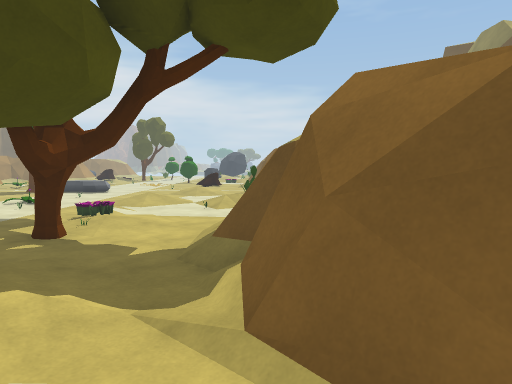
[1] (above)

23 first-person views from a walk through a Unity game level. The camera is 1.5 m above the floor, tilts 4° down and sees 70° across. The floor is counted in squares, 1 m on a side. Each view is taken from the middle of a square. On the plan, view 1 faces up. The plan holds only what a view shows up to about 16 squares ahead; the rest is blank. The place goes on beyond the plan. The player is left out.

[2]
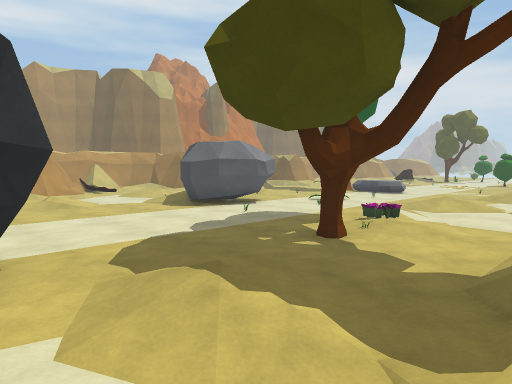

[3]
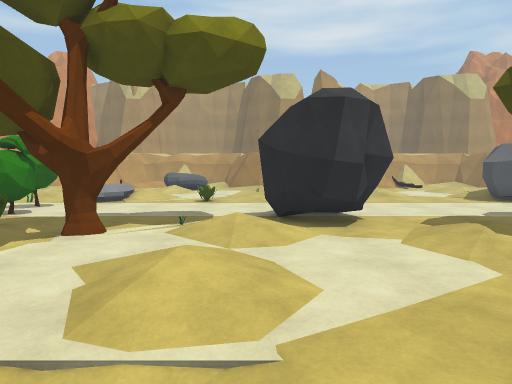

[4]
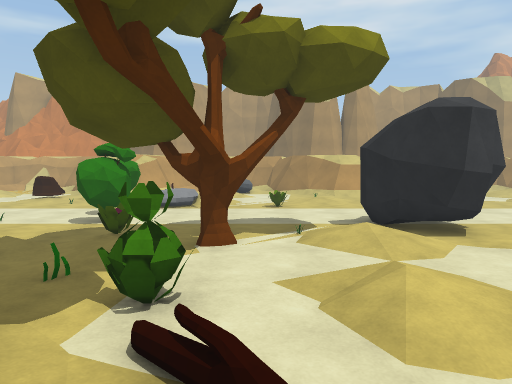

[5]
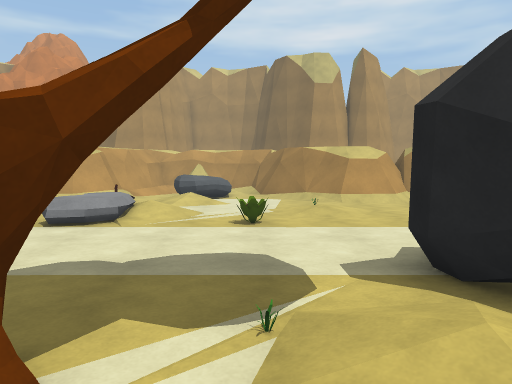

[6]
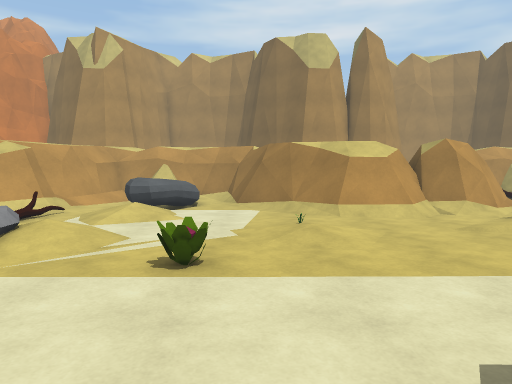

[7]
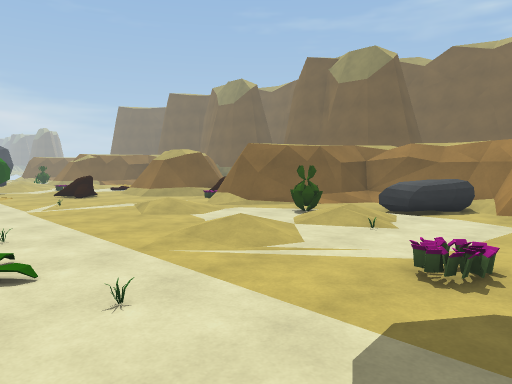

[8]
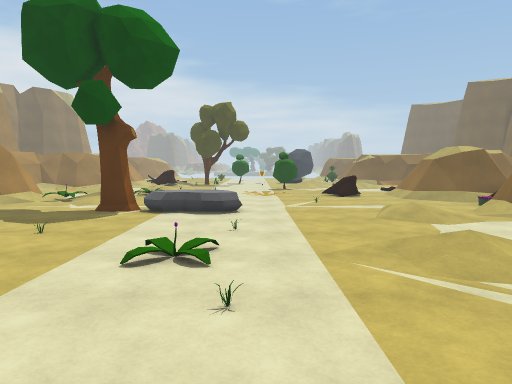

[9]
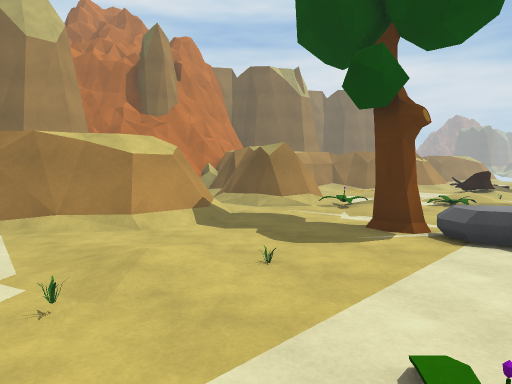

[10]
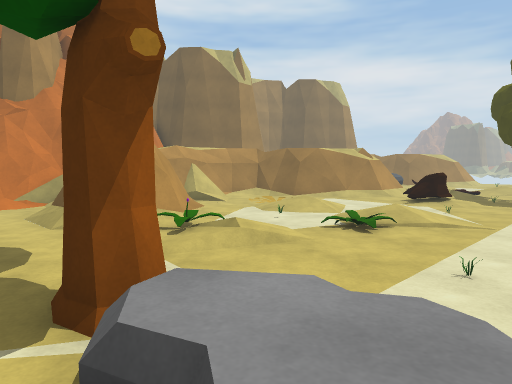

[11]
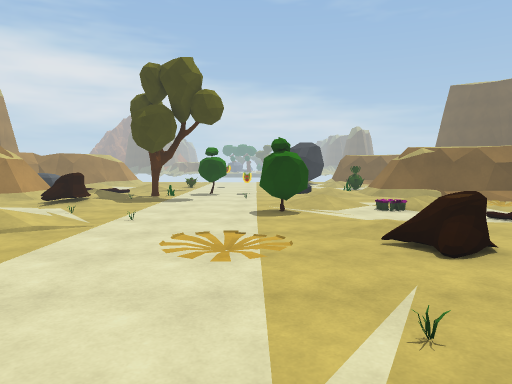

[12]
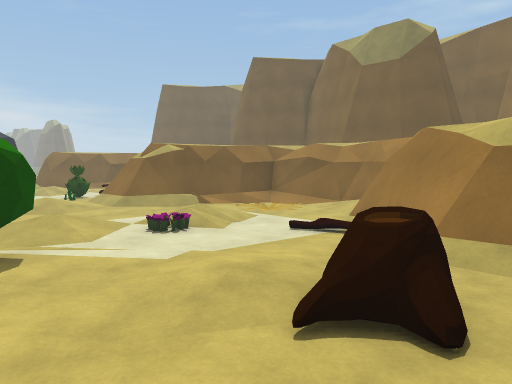

[13]
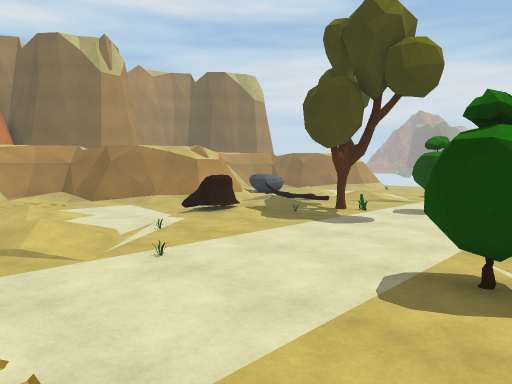

[14]
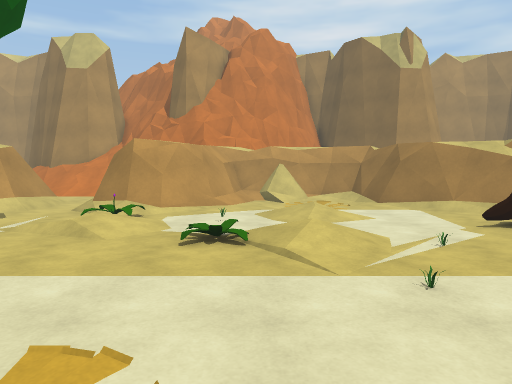

[15]
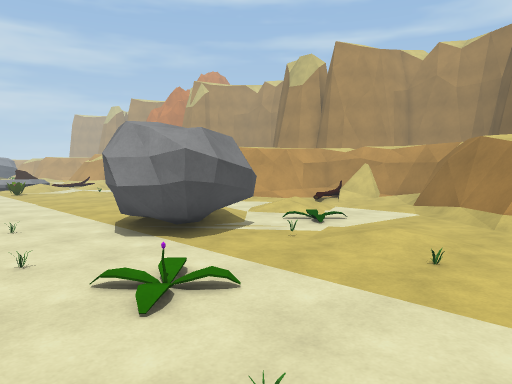

[16]
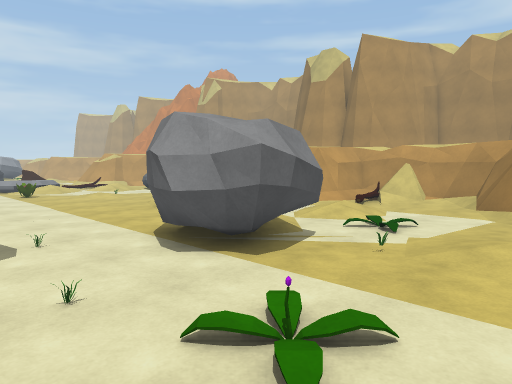

[17]
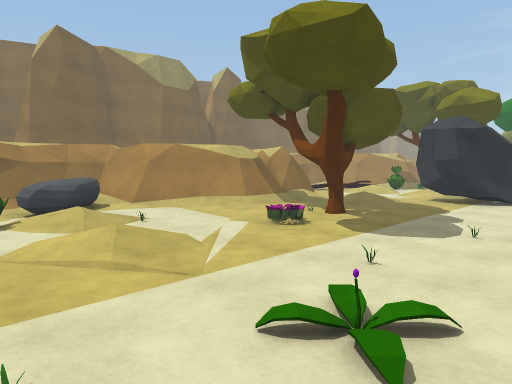

[18]
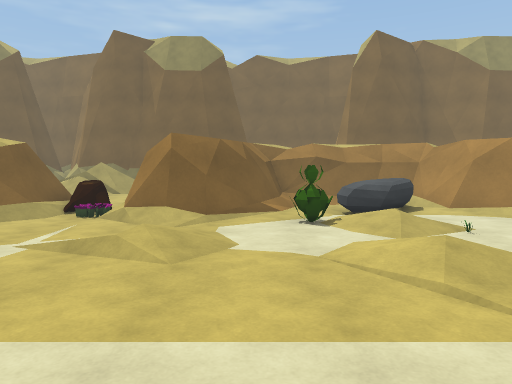

[19]
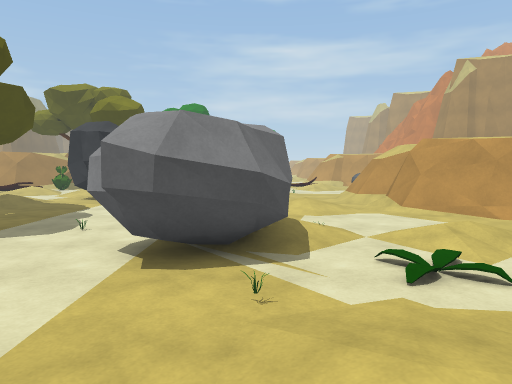

[20]
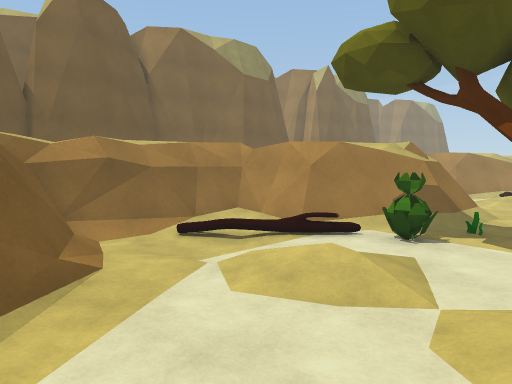

[21]
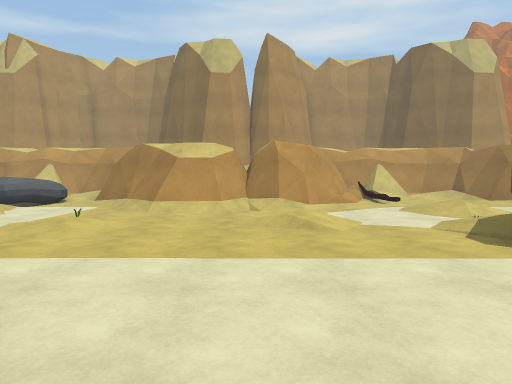

[22]
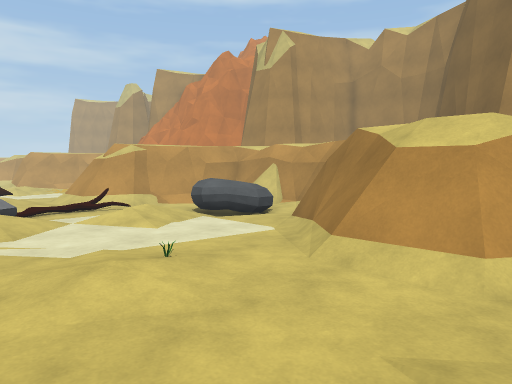

[23]
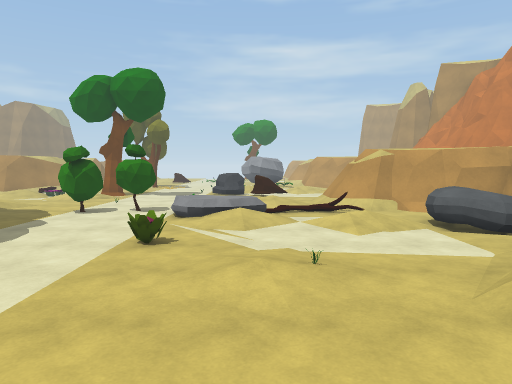

### Floor plan
Key: @ floor where view 1 was taken; # wall or solid block; . main floor; : floor 0.25 m higher than the main floor; - floor 0.25 m lower than the main floor; + floor 0.5 m higher than the main floor; * floor 0.75 m higher than the main floor; / step, stairs or slope; = window, fence, low wall or low ledge; P plant; T tree; R rock; O other object.
Columns run from 22 left of view 1 to 5 right of it. Each row starts with its distance up from view 1.
 40         ..TO.O    ////##
 39       ///.T...    ././=##
 38    ## .:/O.....   ..../=####
 37    ##/...........  ....../=#
 36   ##/..OO........  ...  ...#
 35 ###=...OO......../////  -..#
 34 ###.............O//.P///P..#
 33 /........O.....OO........./#
 32 /..O./.................../=#
 31 //OOO//.//..O........./.###
 30 //..//////........:.../=##
 29 ../.....//........:...=##
 28 #=/...O.P.........OO./##
 27 ###=..........P....O./##
 26   ###.///...O.......   ##
 25   ###P.//.............O###
 24  ####.../.......O.......OO
 23 .////......  ...........PO
 22 .........#T  R........=#=
 21 .////....T.R*R..../:..##
 20  ###=/............///.##
 19    ##/.............//./##
 18    ##/........O......../####
 17    ##/...O............P../=#
 16   ##/...:........//...P....#
 15  ##=....:...P....//////.RR.#
 14 ###......O.......//.///.RR #
 13 /.....P..RRR..O.....O...RR #
 12 /..../...RRRR.............##
 11 //- ///./RRR.....P......####
 10 //  ////:RRR......:....=##
  9  //.....//R..O....O...=##
  8  =/..............TT../##
  7  ##=..............T../##
  6   ###.///............/##
  5    ##.///.............=#
  4     #.../.........//..##
  3     #/............///.###
  2    ##/.........RR......####
  1    ##/........RRRR....../###
  0   ##=/..:..... RRR/...@..//#
 -1   ##/..O:......R.///.//....#
 -2 ###..............//./+//--/#
 -3 #=........P......O...//..//#
 -4  R...............T......../#
 -5  RR.//............TT.P./==##
 -6   R///////........T..../###
 -7 =.R. /..//R.......P:O./##
 -8 //...... RRR..OO...../=##
 -9 ###//O./  ..OOOO../:./##
-10  ###=/./  .O.O..../ //#
-11    ##///  ........   /=

Where each view was taken, in squares from view 1:
view 1: 0 up, 0 right, facing up
view 2: 1 up, 0 right, facing up-left
view 3: 1 down, 4 right, facing left
view 4: 4 down, 4 right, facing left
view 5: 3 down, 2 left, facing left
view 6: 2 down, 6 left, facing left
view 7: 9 up, 10 left, facing up-right
view 8: 9 up, 8 left, facing up
view 9: 13 up, 9 left, facing up-left
view 10: 20 up, 9 left, facing up-left
view 11: 21 up, 7 left, facing up
view 12: 26 up, 7 left, facing up-right
view 13: 28 up, 5 left, facing up-left
view 14: 29 up, 6 left, facing left
view 15: 19 up, 7 left, facing down-left
view 16: 17 up, 7 left, facing down-left
view 17: 18 up, 11 left, facing down-right
view 18: 18 up, 10 left, facing right
view 19: 18 up, 13 left, facing down
view 20: 3 up, 4 left, facing down-right
view 21: 4 up, 5 left, facing left
view 22: 4 up, 12 left, facing down-left
view 23: 5 up, 14 left, facing down
